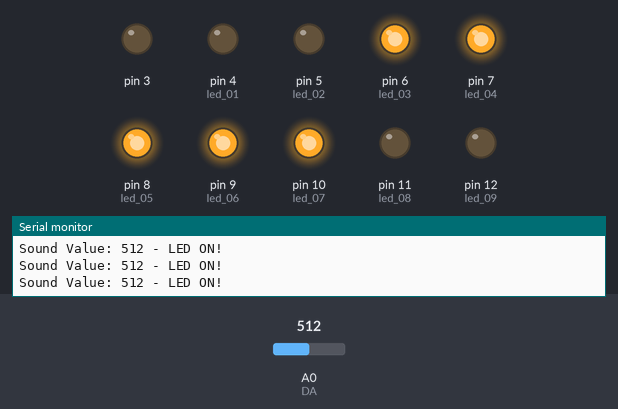
A sketch run on a simulated Arduino Uno, built with avr-gcc and run on an emulated ATmega328P. Shown: output pins drawn as LEDs (lit = HIGH), the last lines printed to the serial monitor. Inputs (shaded band) come from the test bench; at power-on: A0 (DA) = 512.

Above: at 9.2 s.
9.3 s: A0 (DA) set to 511
At 9.8 s:
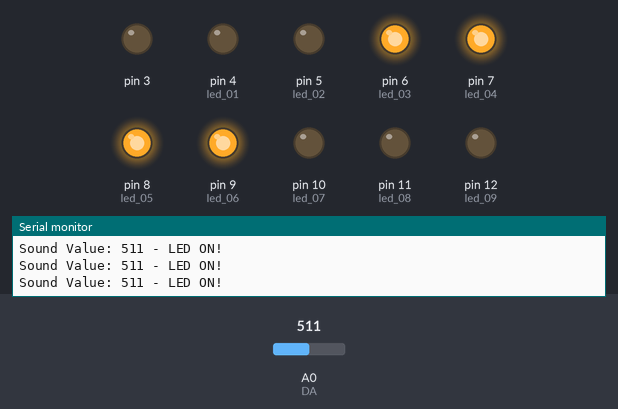
10.8 s: A0 (DA) set to 306
At 11.1 s:
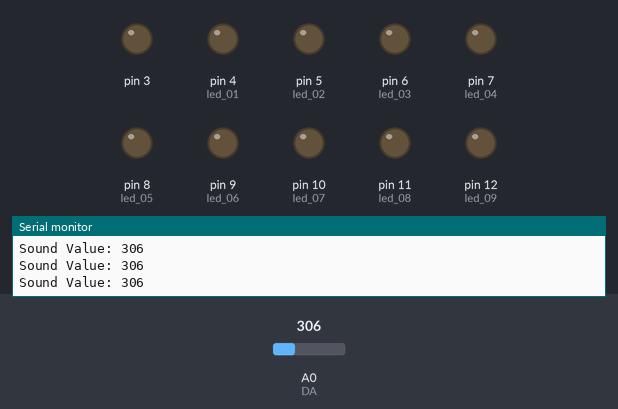
Timing chart, 0 to 13.8 s (numbered marks = the images above; inputs shaded):
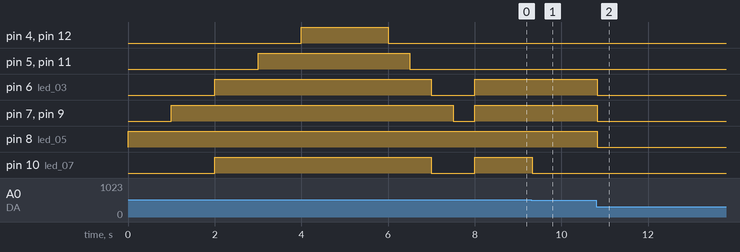

The sketch:

music_visualizer.ino
```cpp
const int DA = A0;
const int led_01 = 4;
const int led_02 = 5;
const int led_03 = 6;
const int led_04 = 7;
const int led_05 = 8;
const int led_06 = 9;
const int led_07 = 10;
const int led_08 = 11;
const int led_09 = 12;

int sVal_01 = 500; // Initial Threshold
int sVal_02 = 504;
int sVal_03 = 508;
int sVal_04 = 508;
int sVal_05 = 512;
int sVal_06 = 516;
int sVal_07 = 520;
int sVal_08 = 524;
int sVal_09 = 528;

int lastPin = 12;
int totalLED = 9;

int debugSwitch = true;
int ledTest = true;


int sensorvalue = 0;

void setup() {
  Serial.begin(9600);
  for (int i = 3; i <= lastPin; i++) {
    pinMode(i, OUTPUT);
  }

  if (ledTest == true) {
    testLight();
  }
}

void loop() {
  sensorvalue = analogRead(DA);
  if (debugSwitch == true) {
    debug();
  } else {
    Serial.println("The debugging mode is set to false!");
  }
  musicLights();
}

void debug() {
  Serial.print("Sound Value: ");

  if (sensorvalue >= sVal_01) {
    Serial.print(sensorvalue);
    Serial.println(" - LED ON!");
  } else {
    Serial.println(sensorvalue);
  }
}

void testLight() {
  digitalWrite(led_05, HIGH);
  delay(1000);
  digitalWrite(led_04, HIGH);
  digitalWrite(led_06, HIGH);
  delay(1000);
  digitalWrite(led_03, HIGH);
  digitalWrite(led_07, HIGH);
  delay(1000);
  digitalWrite(led_02, HIGH);
  digitalWrite(led_08, HIGH);
  delay(1000);
  digitalWrite(led_01, HIGH);
  digitalWrite(led_09, HIGH);
  delay(2000);
  digitalWrite(led_01, LOW);
  digitalWrite(led_09, LOW);
  delay(500);
  digitalWrite(led_02, LOW);
  digitalWrite(led_08, LOW);
  delay(500);
  digitalWrite(led_03, LOW);
  digitalWrite(led_07, LOW);
  delay(500);
  digitalWrite(led_04, LOW);
  digitalWrite(led_06, LOW);
  delay(500);
  digitalWrite(led_05, LOW);
}

void musicLights() {

  if(sensorvalue >= sVal_01) {
    digitalWrite(led_05, HIGH);
  } else {
    digitalWrite(led_05, LOW);
  }

  if(sensorvalue >= sVal_02) {
    digitalWrite(led_04, HIGH);
  } else {
    digitalWrite(led_04, LOW);
  }

  if(sensorvalue >= sVal_03) {
    digitalWrite(led_06, HIGH);
  } else {
    digitalWrite(led_06, LOW);
  }

  if(sensorvalue >= sVal_04) {
    digitalWrite(led_03, HIGH);
  } else {
    digitalWrite(led_03, LOW);
  }

  if(sensorvalue >= sVal_05) {
    digitalWrite(led_07, HIGH);
  } else {
    digitalWrite(led_07, LOW);
  }

  if(sensorvalue >= sVal_06) {
    digitalWrite(led_02, HIGH);
  } else {
    digitalWrite(led_02, LOW);
  }

  if(sensorvalue >= sVal_07) {
    digitalWrite(led_08, HIGH);
  } else {
    digitalWrite(led_08, LOW);
  }

  if(sensorvalue >= sVal_08) {
    digitalWrite(led_01, HIGH);
  } else {
    digitalWrite(led_01, LOW);
  }

  if(sensorvalue >= sVal_09) {
    digitalWrite(led_09, HIGH);
  } else {
    digitalWrite(led_09, LOW);
  }
}
```

Measured:
- the behaviour switches between 512 and 511 on A0 (DA) (found by bisection; images 0 and 1)
- after the input at 9.3 s, pin 10 (led_07): HIGH → LOW at once
- after the input at 10.8 s, pin 6 (led_03), pin 7 (led_04), pin 8 (led_05), pin 9 (led_06): HIGH → LOW at once
